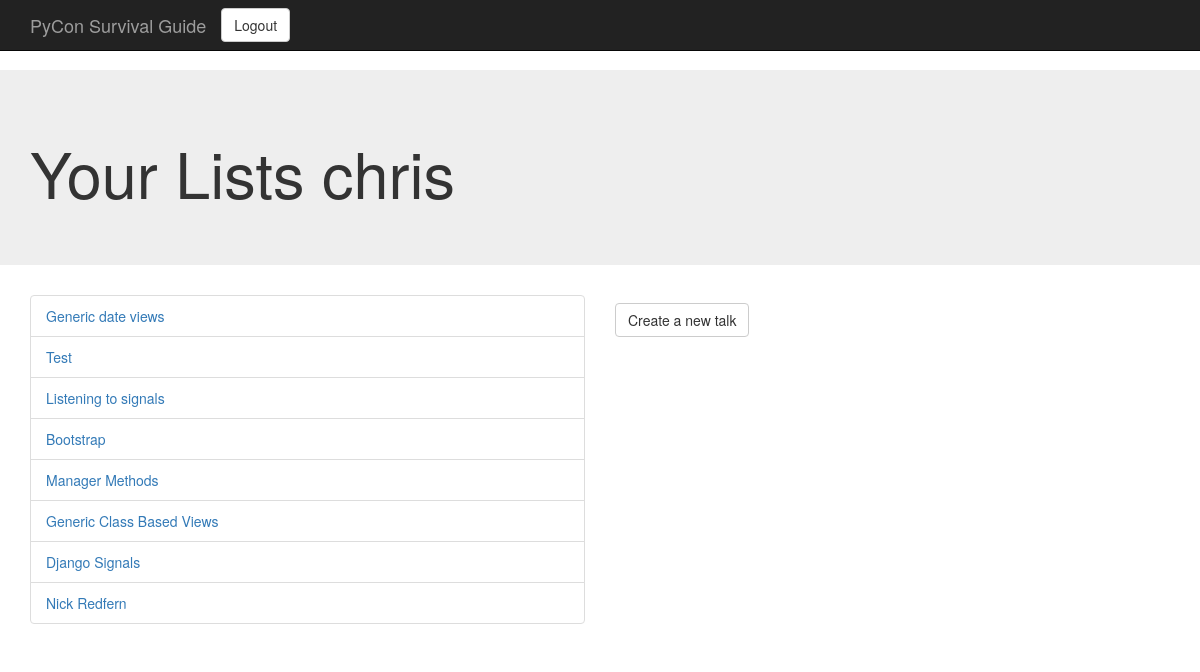
Before: /talks/my-talks (signed in) with the older database file.
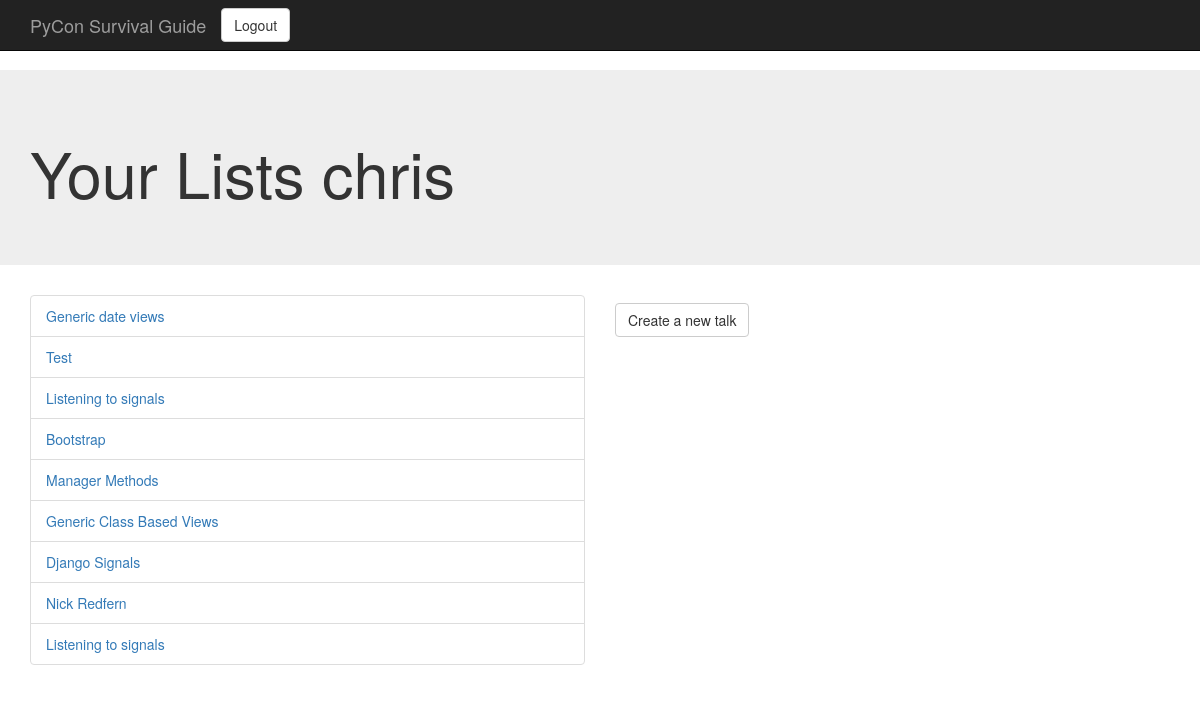
After: the same page with the newer database file.
### talks/models.py (models this page shows)
class TalkList(models.Model):
	author = models.ForeignKey(User, related_name='lists')    #settings.AUTH_USER_MODEL
	title = models.CharField(max_length=50)
	text = models.TextField(max_length=1024)
	timestamp = models.DateTimeField(auto_now_add=True, auto_now=False)
	def __unicode__(self):
		return self.title
	def get_absolute_url(self):
		return reverse('talk_detail', kwargs={'pk': self.pk})
	objects = models.Manager()
	test_objects = TestTalkManager()

### talks/views.py (the view)
class TalkListUserView(ListView):
    model = TalkList
    template_name = 'talk_user.html'
    @method_decorator(login_required)
    def dispatch(self, *args, **kwargs):
        return super(TalkListUserView, self).dispatch(*args, **kwargs)
    def get_queryset(self):
        return self.request.user.lists.all()

### templates/talk_user.html (shortened to what this page needs)
{% extends 'base.html' %}
{% block headline %}<h1>Your Lists {{ user.username }}</h1>{% endblock headline %}
{% block content %}
<div class="row">
    <div class="col-sm-6">
        <ul class="list-group">
            {% for object in object_list %}
            <li class="list-group-item">
                <a href="{{ object.get_absolute_url }}">{{ object }}</a>
            </li>
            {% empty %}
            <li class="list-group-item">You have no lists</li>
            {% endfor %}
        </ul>
    </div>
    <div class="col-sm-6">
        <p><a href="{% url 'create_list' %}" class="btn btn-default navbar-btn">Create a new talk</a></p>
    </div>
</div>
{% endblock %}

Changed rows visible on the page:
added TalkList: title "Listening to signals"
